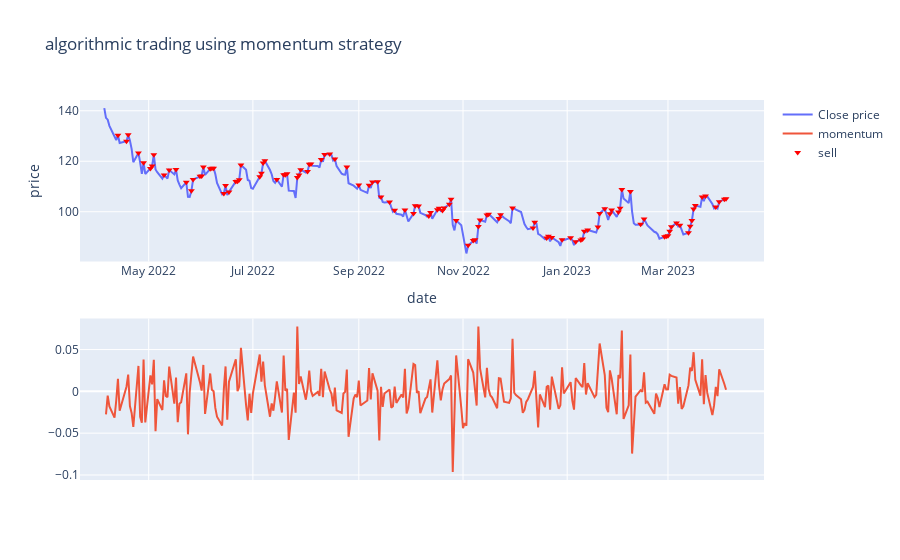

The code cell stored with this chart in its notebook:
### Code cell
#Calculate momentum
data['momentum'] = data['Close'].pct_change()

#Creating subplots

figure = make_subplots(rows=2, cols=1)
figure.add_trace(go.Scatter(x=data.index,
                            y=data['Close'],
                           name='Close price'))
figure.add_trace(go.Scatter(x=data.index,
                           y=data['momentum'],
                           name='momentum',
                           yaxis='y2'))
# add the buy and sell signals

figure.add_trace(go.Scatter(x=data.loc[data['momentum'] > 0].index,
                           y=data.loc[data['momentum'] > 0]['Close'],
                           mode='markers', name='sell',
                           marker=dict(color='red', symbol='triangle-down')))

figure.update_layout(title='algorithmic trading using momentum strategy',
                     xaxis_title='date',
                     yaxis_title='price')
figure.update_yaxes(title='momentum', secondary_y=True)
figure.show()
